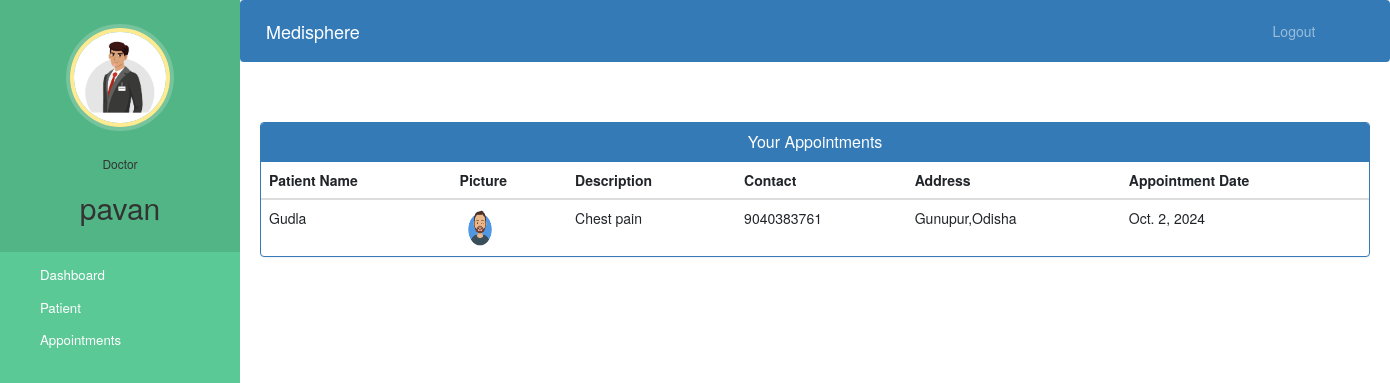
/doctor-view-appointment (signed in), run on the app's committed database.
### hospital/models.py (models this page shows, shortened)
class Doctor(models.Model):
    user=models.OneToOneField(User,on_delete=models.CASCADE)
    profile_pic= models.ImageField(upload_to='profile_pic/DoctorProfilePic/',null=True,blank=True)
    address = models.CharField(max_length=40)
    mobile = models.CharField(max_length=20,null=True)
    department= models.CharField(max_length=50,choices=departments,default='Cardiologist')
    status=models.BooleanField(default=False)

class Appointment(models.Model):
    patientId=models.PositiveIntegerField(null=True)
    doctorId=models.PositiveIntegerField(null=True)
    patientName=models.CharField(max_length=40,null=True)
    doctorName=models.CharField(max_length=40,null=True)
    appointmentDate=models.DateField(auto_now=True)
    description=models.TextField(max_length=500)
    status=models.BooleanField(default=False)

class Patient(models.Model):
    user=models.OneToOneField(User,on_delete=models.CASCADE)
    profile_pic= models.ImageField(upload_to='profile_pic/PatientProfilePic/',null=True,blank=True)
    address = models.CharField(max_length=40)
    mobile = models.CharField(max_length=20,null=False)
    symptoms = models.CharField(max_length=100,null=False)
    assignedDoctorId = models.PositiveIntegerField(null=True)
    admitDate=models.DateField(auto_now=True)
    status=models.BooleanField(default=False)

### hospital/views.py (the view)
# urls.py: path('doctor-view-appointment', views.doctor_view_appointment_view,name='doctor-view-appointment'),
@login_required(login_url='doctorlogin')
@user_passes_test(is_doctor)
def doctor_view_appointment_view(request):
    doctor=models.Doctor.objects.get(user_id=request.user.id) #for profile picture of doctor in sidebar
    appointments=models.Appointment.objects.all().filter(status=True,doctorId=request.user.id)
    patientid=[]
    for a in appointments:
        patientid.append(a.patientId)
    patients=models.Patient.objects.all().filter(status=True,user_id__in=patientid)
    appointments=zip(appointments,patients)
    return render(request,'hospital/doctor_view_appointment.html',{'appointments':appointments,'doctor':doctor})

### hospital/views.py (called while the page is built)
def is_doctor(user):
    return user.groups.filter(name='DOCTOR').exists()

### templates/hospital/doctor_view_appointment.html (shortened to what this page needs)
{% extends 'hospital/doctor_base.html' %}
{% block content %}
{%load static%}
<head>
  <link href="//netdna.bootstrapcdn.com/bootstrap/3.0.0/css/bootstrap.min.css" rel="stylesheet" id="bootstrap-css">
</head>
<div class="container">
  <div class="panel panel-primary">
    <div class="panel-heading">
      <h6 class="panel-title">Your Appointments</h6>
    </div>
    <table class="table table-hover" id="dev-table">
      <thead>
        <tr>
          <th>Patient Name</th>
          <th>Picture</th>
          <th>Description</th>
          <th>Contact</th>
          <th>Address</th>
          <th>Appointment Date</th>
        </tr>
      </thead>
      {% for a,p in appointments %}
      <tr>
        <td>{{a.patientName}}</td>
        <td> <img src="{% static p.profile_pic.url %}" alt="Profile Pic" height="40px" width="40px" /></td>
        <td>{{a.description}}</td>
        <td>{{p.mobile}}</td>
        <td>{{p.address}}</td>
        <td>{{a.appointmentDate}}</td>
      </tr>
      {% endfor %}
    </table>
  </div>
</div>
{% endblock content %}

### templates/hospital/doctor_base.html (shortened to what this page needs)
<!DOCTYPE html>
{% load static %}
<html lang="en">
<head>
  <link rel="stylesheet" href="https://stackpath.bootstrapcdn.com/bootstrap/4.3.1/css/bootstrap.min.css">
  <link rel="stylesheet" href="https://maxcdn.bootstrapcdn.com/font-awesome/4.7.0/css/font-awesome.min.css">
</head>
<body>
  <nav class="menu" tabindex="0">
    <header class="avatar">
      <img src="{% static doctor.profile_pic.url %}" alt="Profile Pic" />
      <br><br>
      <h6>Doctor</h6>
      <h2>{{request.user.first_name}}</h2>
    </header>
    <ul>
      <li tabindex="0" class="icon-dashboard"> <a style="color:white; text-decoration:none;" href="/doctor-dashboard"><span>Dashboard</span></a> </li>
      <li tabindex="0" class="icon-users"> <a style="color:white; text-decoration:none;" href="/doctor-patient"><span>Patient</span></a></li>
      <li tabindex="0" class="icon-calendar"> <a style="color:white; text-decoration:none;" href="/doctor-appointment"><span>Appointments</span></a></li>
    </ul>
  </nav>
  <main>
    <div class="bs-example">
      <nav class="navbar navbar-expand-md  navbar-dark fixed-top" style="background:#337AB7;">
        <a href="/doctor-dashboard" class="navbar-brand">Medisphere</a>
        <div class="collapse navbar-collapse justify-content-between" id="navbarCollapse">
          <div class="navbar-nav" style=" margin-left: 90%;">
            <a href="/logout" class="nav-item nav-link">Logout</a>
          </div>
        </div>
      </nav>
    </div>
    <br><br>
    {% block content %}
    {% endblock content %}
    <br><br><br><br><br><br><br>
  </main>
</body>
</html>

### templates/hospital/doctor_base.html (style rules this page uses)
a:link { text-decoration: none; }
a { color: white; }
body { padding-left: 240px; }
main { position: relative; height: 100vh; }
.menu { background: #5bc995; height: 100vh; width: 240px; position: fixed; top: 0px; left: 0; z-index: 5; outline: none; }
.menu .avatar { background: rgba(0, 0, 0, 0.1); padding: 2em 0.5em; text-align: center; }
.menu .avatar img { width: 100px; border-radius: 50%; overflow: hidden; border: 4px solid #ffea92; box-shadow: 0 0 0 4px rgba(255, 255, 255, 0.2); }
.menu .avatar h2 { font-weight: normal; margin-bottom: 0; }
.menu ul { list-style: none; padding: 0.5em 0; margin: 0; }
.menu ul li { padding: 0.5em 1em 0.5em 3em; font-size: 0.95em; font-weight: regular; background-repeat: no-repeat; background-position: left 15px center; background-size: auto 20px; transition: all 0.15s linear; cursor: pointer; }
.menu ul li.icon-dashboard { background-image: url("http://www.entypo.com/images//gauge.svg"); }
.menu ul li.icon-users { background-image: url("http://www.entypo.com/images//users.svg"); }
.menu ul li.icon-calendar { background-image: url("http://www.entypo.com/images//calendar.svg"); }

### templates/hospital/doctor_view_appointment.html (style rules this page uses)
a:link { text-decoration: none; }
h6 { text-align: center; }

### data on the page
Doctor: profile_pic (picture)
Appointment: patientName "Gudla", profile_pic (picture), description "Chest pain", mobile "9040383761", address "Gunupur,Odisha", appointmentDate "Oct. 2, 2024"

### other printed values
{{ request.user.first_name }} "pavan"
